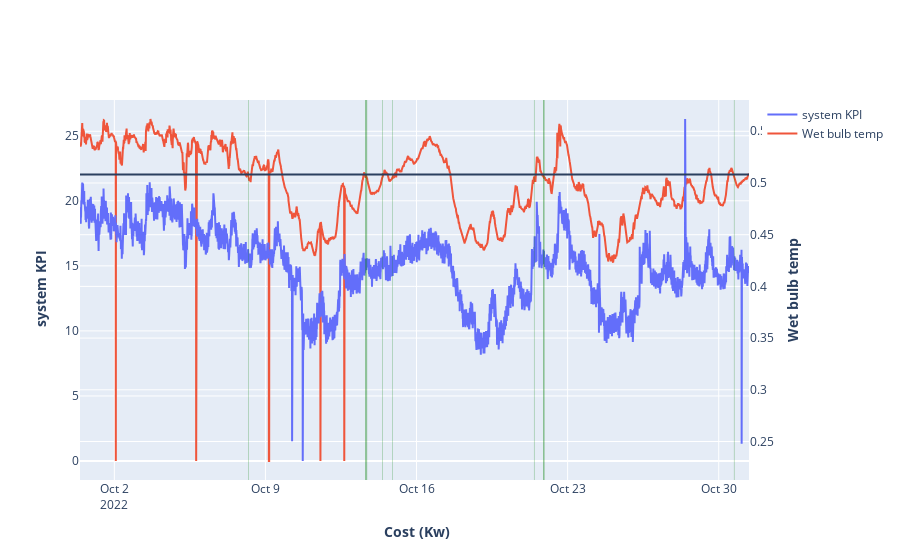

The notebook cell saved with this chart:
### Code cell
layout = go.Layout(
    # title="{}".format(self.df_last.Datetime),
    yaxis=YAxis(
        title="<b> system KPI</b>"
    ),
    yaxis2 = YAxis(
        title="<b> Wet bulb temp </b>",
        overlaying= 'y', 
        side= 'right',
    ),
    xaxis=dict(
        title="<b> Cost (Kw)</b>"
    ),
)
fig =  go.Figure(layout=layout)
fig.add_trace(
    go.Scatter(
        x = df.Datetime,
        y = df.system_KPI,
        name = 'system KPI',
        mode='lines',
        yaxis='y2'
    ))
fig.add_trace(
    go.Scatter(
        x = df.Datetime,
        y = df.Wet_bulb_temp,
        mode='lines',
        name = 'Wet bulb temp',
        yaxis='y1'
        
    ))

WB = df.Wet_bulb_temp.iloc[-100]

xs = df[df.Wet_bulb_temp==WB].Datetime
for x in xs:
    fig.add_vrect(
        x0=x - timedelta(minutes=15),
        x1=x + timedelta(minutes=15),
        fillcolor="Green",
        opacity=0.5,
        line_width=0,
    )

fig.add_hline(y=df.Wet_bulb_temp.iloc[-1])

### Figure 1 — Plotly figure (JSON) as saved in the notebook; plotly's stock layout.template omitted (floating-point values rounded to 4 significant figures; data arrays with more than 128 entries replaced by an {"elided": "..."} marker saying what was removed)
{"data": [{"mode": "lines", "name": "system KPI", "type": "scatter", "x": {"elided": "4464 str values"}, "y": {"elided": "4464 float values"}, "yaxis": "y2"}, {"mode": "lines", "name": "Wet bulb temp", "type": "scatter", "x": {"elided": "4464 str values"}, "y": {"elided": "4464 float values"}, "yaxis": "y"}], "layout": {"shapes": [{"fillcolor": "Green", "line": {"width": 0}, "opacity": 0.5, "type": "rect", "x0": "2022-10-08T04:45:00", "x1": "2022-10-08T05:15:00", "xref": "x", "y0": 0, "y1": 1, "yref": "y domain"}, {"fillcolor": "Green", "line": {"width": 0}, "opacity": 0.5, "type": "rect", "x0": "2022-10-13T15:05:00", "x1": "2022-10-13T15:35:00", "xref": "x", "y0": 0, "y1": 1, "yref": "y domain"}, {"fillcolor": "Green", "line": {"width": 0}, "opacity": 0.5, "type": "rect", "x0": "2022-10-13T15:25:00", "x1": "2022-10-13T15:55:00", "xref": "x", "y0": 0, "y1": 1, "yref": "y domain"}, {"fillcolor": "Green", "line": {"width": 0}, "opacity": 0.5, "type": "rect", "x0": "2022-10-13T16:15:00", "x1": "2022-10-13T16:45:00", "xref": "x", "y0": 0, "y1": 1, "yref": "y domain"}, {"fillcolor": "Green", "line": {"width": 0}, "opacity": 0.5, "type": "rect", "x0": "2022-10-13T16:35:00", "x1": "2022-10-13T17:05:00", "xref": "x", "y0": 0, "y1": 1, "yref": "y domain"}, {"fillcolor": "Green", "line": {"width": 0}, "opacity": 0.5, "type": "rect", "x0": "2022-10-14T09:45:00", "x1": "2022-10-14T10:15:00", "xref": "x", "y0": 0, "y1": 1, "yref": "y domain"}, {"fillcolor": "Green", "line": {"width": 0}, "opacity": 0.5, "type": "rect", "x0": "2022-10-14T20:45:00", "x1": "2022-10-14T21:15:00", "xref": "x", "y0": 0, "y1": 1, "yref": "y domain"}, {"fillcolor": "Green", "line": {"width": 0}, "opacity": 0.5, "type": "rect", "x0": "2022-10-21T10:35:00", "x1": "2022-10-21T11:05:00", "xref": "x", "y0": 0, "y1": 1, "yref": "y domain"}, {"fillcolor": "Green", "line": {"width": 0}, "opacity": 0.5, "type": "rect", "x0": "2022-10-21T21:05:00", "x1": "2022-10-21T21:35:00", "xref": "x", "y0": 0, "y1": 1, "yref": "y domain"}, {"fillcolor": "Green", "line": {"width": 0}, "opacity": 0.5, "type": "rect", "x0": "2022-10-21T21:15:00", "x1": "2022-10-21T21:45:00", "xref": "x", "y0": 0, "y1": 1, "yref": "y domain"}, {"fillcolor": "Green", "line": {"width": 0}, "opacity": 0.5, "type": "rect", "x0": "2022-10-21T22:15:00", "x1": "2022-10-21T22:45:00", "xref": "x", "y0": 0, "y1": 1, "yref": "y domain"}, {"fillcolor": "Green", "line": {"width": 0}, "opacity": 0.5, "type": "rect", "x0": "2022-10-30T16:55:00", "x1": "2022-10-30T17:25:00", "xref": "x", "y0": 0, "y1": 1, "yref": "y domain"}, {"type": "line", "x0": 0, "x1": 1, "xref": "x domain", "y0": 22.02, "y1": 22.02, "yref": "y"}], "xaxis": {"title": {"text": "<b> Cost (Kw)</b>"}}, "yaxis": {"title": {"text": "<b> system KPI</b>"}}, "yaxis2": {"overlaying": "y", "side": "right", "title": {"text": "<b> Wet bulb temp </b>"}}}}
